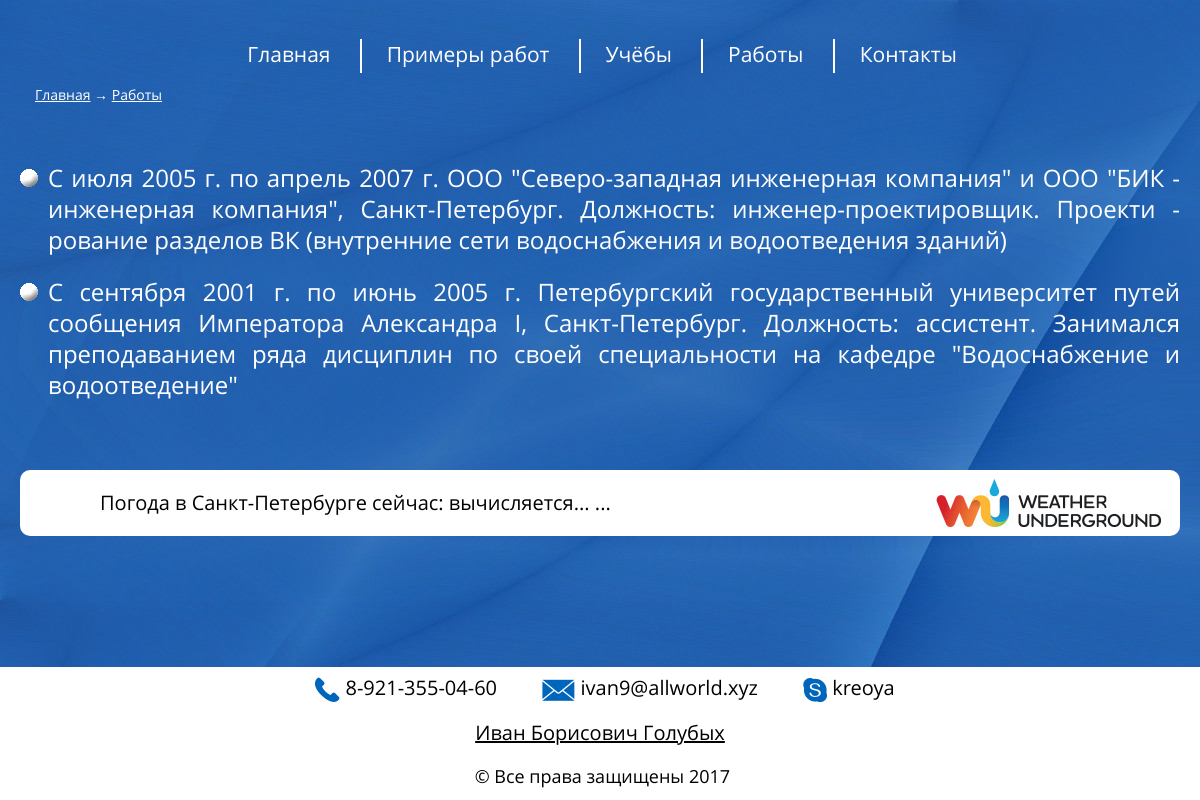
Page /portfolio/2017_portfolio/works/ on the earlier database version.
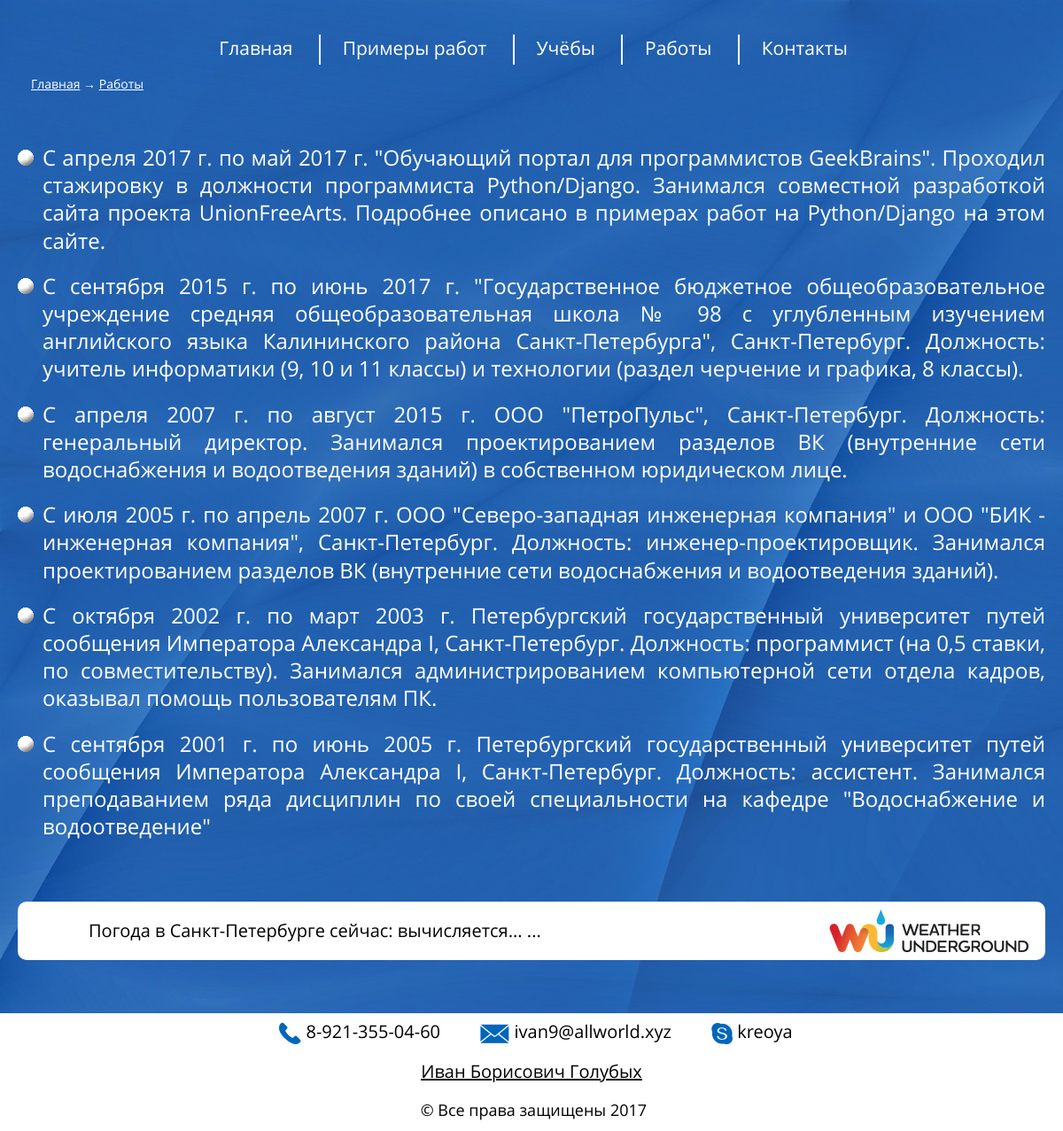
Same page on the later database version.
### app_main/models_works.py (models this page shows, shortened)
class Works(models.Model):
    ordinal = models.PositiveSmallIntegerField(
        blank=False,
        null=False,
        db_index=True,
        unique=True,
        help_text='Порядковый номер объекта на странице',
        verbose_name='Порядковый номер объекта на странице',
        )
    text = models.TextField(
        blank=False,
        null=False,
        db_index=False,
        unique=False,
        help_text='Описание места работы',
        verbose_name='Описание места работы',
        )

### app_main/views.py (the view)
class WorksListView(ListView):
    crumbs_page_name = 'Работы'
    crumbs_page_urlname = 'works'
    crumbs_up = MainListView
    queryset = Works.objects.order_by('ordinal').reverse()
    template_name = 'works.html'
    def get_context_data(self, **kwargs):
        context = super().get_context_data(**kwargs)
        if 'session_exist' not in self.request.session or\
                not self.request.session['session_exist']:
            self.request.session['session_exist'] = True
        context['crumbs'] = crumbs(__class__)
        return context

### app_main/views.py (called while the page is built)
def crumbs(object):
    html_str = ''
    if object.crumbs_up:
        html_str += crumbs(object.crumbs_up) + ' &rarr; '
    html_str += '<a href="{}">{}</a>'.\
        format(reverse(object.crumbs_page_urlname), object.crumbs_page_name)
    return html_str

### app_main/templates/works.html (shortened to what this page needs)
{% extends "base.html" %}
{% load staticfiles %}
{% block LoacalJsCss %}
    <link rel="stylesheet" href="{% static 'app_main/style/education_and_work.css' %}">
{% endblock %}
{% block content  %}
    <ul class="list_education">
        {% for object in object_list %}
            <li>{{ object.text|safe }}</li>
        {% endfor %}
    </ul>
{% endblock %}

Differences in the rows shown:
added Works: text "С апреля 2017 г. по май 2017 г. \"Обучающий портал для программистов GeekBrains\". Проходил стажировку в должности программиста Python/Django. Занимался совместной разработкой сайта проекта UnionFreeArts. Подробнее описано в примерах работ на Python/Django на этом сайте."
added Works: text "С сентября 2015 г. по июнь 2017 г. \"Государственное бюджетное общеобразовательное учреждение средняя общеобразовательная школа № 98 с углубленным изучением английского языка Калининского района Санкт-Петербурга\", Санкт-Петербург. Должность: учитель информатики (9, 10 и 11 классы) и технологии (раздел черчение и графика, 8 классы)."
added Works: text "С апреля 2007 г. по август 2015 г. ООО \"ПетроПульс\", Санкт-Петербург. Должность: генеральный директор. Занимался проектированием разделов ВК (внутренние сети водоснабжения и водоотведения зданий) в собственном юридическом лице."
changed Works: text "…компания\", Санкт-Петербург. Должность: инженер-проектировщик. Проекти - рование разделов ВК (внутренние сети водоснабжения и водоотведения зданий)" → "…компания\", Санкт-Петербург. Должность: инженер-проектировщик. Занимался проектированием разделов ВК (внутренние сети водоснабжения и водоотведения зданий)."
added Works: text "С октября 2002 г. по март 2003 г. Петербургский государственный университет путей сообщения Императора Александра I, Санкт-Петербург. Должность: программист (на 0,5 ставки, по совместительству). Занимался администрированием компьютерной сети отдела кадров, оказывал помощь пользователям ПК."
